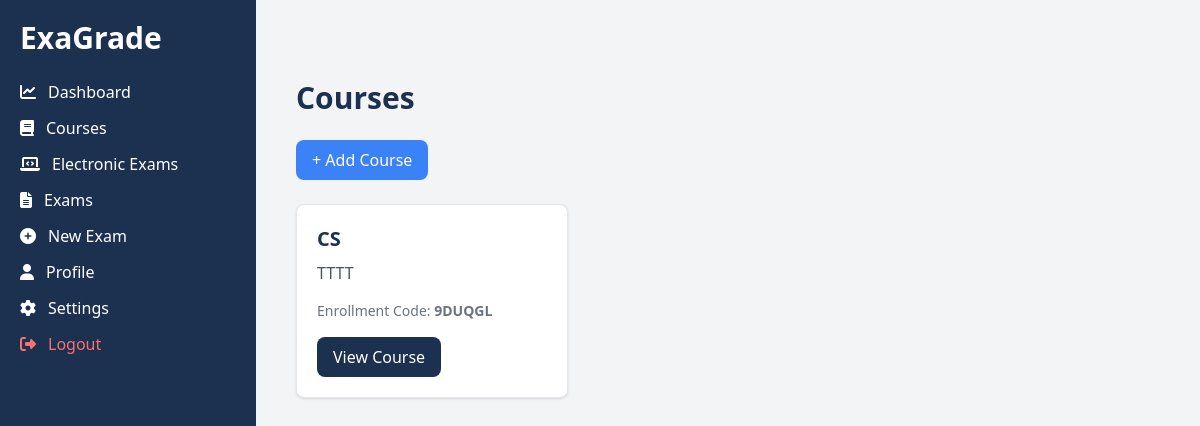
The app's page /courses/ (signed in) with its own data.
### courses/models.py (models this page shows, shortened)
class Course(models.Model):
    name = models.CharField(max_length=255)
    description = models.TextField(blank=True, null=True)
    instructor = models.ForeignKey(CustomUser, on_delete=models.CASCADE, related_name="courses")
    students = models.ManyToManyField(CustomUser, related_name="enrolled_courses", blank=True)
    course_code = models.CharField(max_length=6, unique=True, blank=True)  # Unique 6-digit code

### courses/views.py (the view)
# urls.py: path("", course_list, name="list"),
@login_required
def course_list(request):
    if request.user.is_instructor:
        courses = Course.objects.filter(instructor=request.user)
    else:
        courses = request.user.enrolled_courses.all()
    if request.method == "POST" and request.user.is_instructor:
        name = request.POST.get("name")
        description = request.POST.get("description")
        course_code = get_random_string(6).upper()
        Course.objects.create(name=name, description=description, instructor=request.user, course_code=course_code)
        return redirect("courses:list")
    return render(request, "courses/course_list.html", {"courses": courses})

### courses/templates/courses/course_list.html (shortened to what this page needs)
{% extends 'base.html' %}
{% block content %}
<div class="max-w-6xl mx-auto mt-10">
    <h1 class="text-3xl font-bold text-[#1C304F] mb-6">Courses</h1>
    {% if user.is_instructor %}
        <button onclick="toggleModal('courseModal')" class="bg-blue-500 text-white px-4 py-2 rounded-lg hover:bg-blue-600">
            + Add Course
        </button>
    {% else %}
        <button onclick="toggleModal('enrollModal')" class="bg-green-500 text-white px-4 py-2 rounded-lg hover:bg-green-600">
            Enroll in Course
        </button>
    {% endif %}
    <div class="grid grid-cols-1 md:grid-cols-2 lg:grid-cols-3 gap-6 mt-6">
        {% for course in courses %}
            <div class="border rounded-lg p-5 shadow bg-white">
                <h2 class="text-xl font-bold text-[#1C304F]">{{ course.name }}</h2>
                <p class="text-gray-600 mt-2">{{ course.description }}</p>
                {% if user.is_instructor %}
                    <p class="text-sm text-gray-500 mt-4">Enrollment Code: <span class="font-bold">{{ course.course_code }}</span></p>
                {% endif %}
                <a href="{% url 'courses:detail' course.id %}"
                   class="mt-4 inline-block bg-[#1C304F] text-white px-4 py-2 rounded-lg hover:bg-[#14233D]">
                    View Course
                </a>
            </div>
        {% empty %}
            <p class="text-gray-500 mt-6">No courses available.</p>
        {% endfor %}
    </div>
</div>
{% endblock %}

### records on screen
Course: name "CS", description "TTTT", course_code "9DUQGL"
